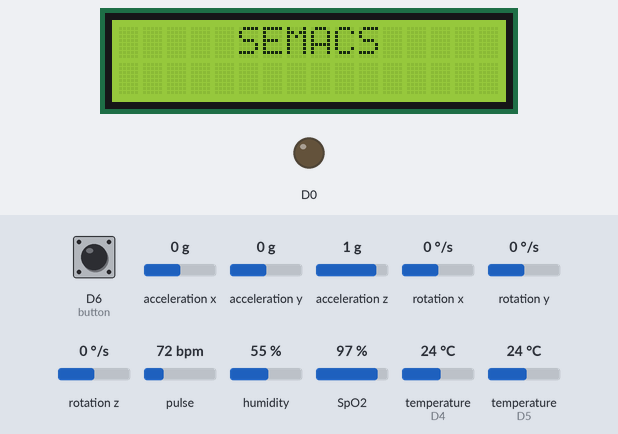
The sketch below on a simulated ESP8266 (NodeMCU). On the bench: 16×2 character LCD, output pins drawn as LEDs (lit = HIGH). Inputs (shaded band) come from the test bench; at power-on: pulse 72 bpm, SpO2 97 %, rotation x 0 °/s, D6 (button) LOW, acceleration x 0 g, acceleration y 0 g, acceleration z 1 g, rotation y 0 °/s, rotation z 0 °/s, humidity 55 %, temperature (sensors on D4, D5) 24 °C. WiFi joins after 1.5 s; servers stay silent unless stated; what the sketch prints to the serial monitor is not drawn.

Above: at 0.2 s.
3.9 s: pulse set to 42 bpm
17.9 s: SpO2 set to 80 %
At 20.7 s:
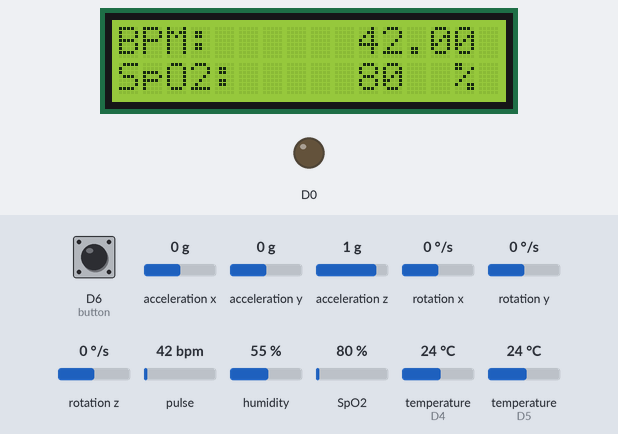
21.5 s: rotation x set to -18 °/s
32.9 s: rotation x set to -22 °/s
35.9 s: pulse set to 70 bpm
At 40.5 s:
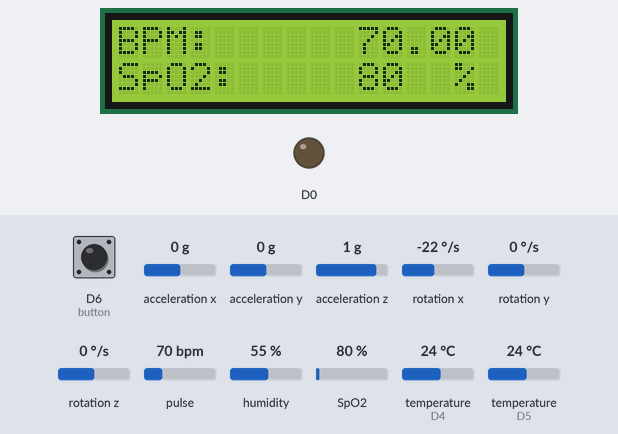
Timing chart, 0 to 42.0 s (numbered marks = the images above; inputs shaded):
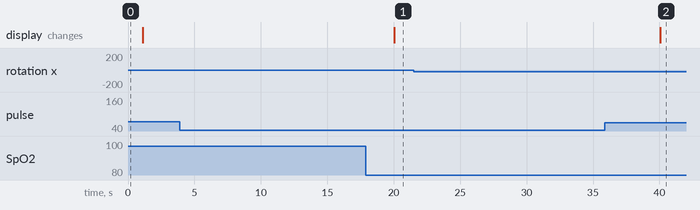

The sketch:

SEMACS_MAIN_CODE.ino
```cpp
#include <Wire.h>
#include "MAX30100_PulseOximeter.h"
#include <ESP8266WiFi.h>
#include <FirebaseESP8266.h>
#include "DHT.h"
#include <LiquidCrystal_I2C.h>
LiquidCrystal_I2C lcd(0x3F, 16, 2);
#include <OneWire.h>
#include <DallasTemperature.h>
#include <MPU6050_tockn.h>
#include <Wire.h>

MPU6050 mpu6050(Wire);

#define DHTTYPE DHT11
#define DHTPIN 14 //D5 pin
#define DS18B20 2 //D4 pin
#define REPORTING_PERIOD_MS1 20000

#define FIREBASE_HOST "****"  //Firebase Project URL goes here without "http:" , "\" and "/"
#define FIREBASE_AUTH "***" //Firebase Database Secret goes here

#define WIFI_SSID "****" //WiFi SSID to which you want NodeMCU to connect
#define WIFI_PASSWORD "****"  //Password of your wifi network

FirebaseData firebaseData;

DHT dht(DHTPIN, DHTTYPE);;

PulseOximeter pox;

float temp, humidity, BPM, SpO2, bodytemperature;
uint32_t tsLastReport1 = 0;
uint32_t tsLastReport2 = 0;
long timer = 0;
long sleep_timer_start, sleep_timer_end;
float x, y, z;
int activate, interrupt, interrupt_sleep_timer, total_sleep, total_light_sleep, light_sleep, interrupt_timer = 0;
const int button = 12;
int buttonState = 0;
int help_counter = 0;
int e = 0;
int  resolution = 12;
unsigned long lastTempRequest = 0;
int  delayInMillis = 0;
float temperature = 0.0;
int  idle = 0;

OneWire oneWire(DS18B20);
DallasTemperature sensors(&oneWire);
DeviceAddress tempDeviceAddress;

void setup()
{
  Serial.begin(115200);
  sensors.begin();
  sensors.getAddress(tempDeviceAddress, 0);
  sensors.setResolution(tempDeviceAddress, resolution);

  sensors.setWaitForConversion(false);
  sensors.requestTemperatures();
  delayInMillis = 750 / (1 << (12 - resolution));
  lastTempRequest = millis();

  Wire.setClock(400000UL);
  pinMode(button, INPUT);
  pinMode(16, OUTPUT);
  dht.begin();
  Wire.begin(D2, D1);
  lcd.begin();
  lcd.backlight();
  lcd.setCursor(5, 0);
  lcd.print("SEMACS");
  delay(1000);
  lcd.clear();
  //pox.begin();
  WiFi.begin(WIFI_SSID, WIFI_PASSWORD); //try to connect with wifi
  Serial.print("Connecting to ");
  Serial.print(WIFI_SSID);


  while (WiFi.status() != WL_CONNECTED) {
    Serial.print(".");
    delay(500);
  }


  Serial.println();
  Serial.print("Connected to ");
  Serial.println(WIFI_SSID);
  Serial.print("IP Address is : ");
  Serial.println(WiFi.localIP()); //print local IP address
  Firebase.begin(FIREBASE_HOST, FIREBASE_AUTH);   // connect to firebase

  Firebase.reconnectWiFi(true);
  pox.begin();
  mpu6050.begin();
}

void loop()
{
  if (millis() - lastTempRequest >= 1000)
  {
    temperature = sensors.getTempCByIndex(0);
    temp = dht.readTemperature();
    humidity = dht.readHumidity();

    Serial.print("Body Temperature: ");
    Serial.println(temperature);
    Serial.print("Room Temperature: ");
    Serial.print(temp);
    Serial.println("°C");
    Serial.print("Room Humidity: ");
    Serial.print(humidity);
    Serial.println("%");
    Serial.println(" ");

    buttonState = digitalRead(button);
    if (buttonState == HIGH) {
      help_counter++;
    }

    idle = 0;
    resolution++;
    if (resolution > 12) resolution = 9;
    sensors.setResolution(tempDeviceAddress, resolution);
    sensors.requestTemperatures();
    delayInMillis = 750 / (1 << (12 - resolution));
    lastTempRequest = millis();
  }
  delay(1);
  idle++;

  pox.update();

  if (millis() - tsLastReport1 > REPORTING_PERIOD_MS1)
  {
    pox.shutdown();
    BPM = pox.getHeartRate();
    SpO2 = pox.getSpO2();

    Serial.print("Heart rate:");
    Serial.print(BPM);
    Serial.print(" SpO2:");
    Serial.print(SpO2);
    Serial.println(" %");

    lcd.clear();
    lcd.setCursor(0, 0);
    lcd.print("BPM: ");
    lcd.setCursor(10, 0);
    lcd.print(pox.getHeartRate());
    lcd.setCursor(0, 1);
    lcd.print("SpO2:");
    lcd.setCursor(10, 1);
    lcd.print(pox.getSpO2());
    lcd.setCursor(14, 1);
    lcd.print("%");

    tsLastReport1 = millis();

    if (help_counter >= 1){
      e = 1;
      Firebase.setInt(firebaseData, "Emergency Call/State", e);
      help_counter = 0;
    }
    else{
      e = 0;
      Firebase.setInt(firebaseData, "Emergency Call/State", e);
    }

    Firebase.setFloat(firebaseData, "sensor/HeartBeat", BPM);
    Firebase.setInt(firebaseData, "sensor/SpO2", SpO2);
    Firebase.setFloat(firebaseData, "Body Parameters/Body Temperature", temperature);
    Firebase.setInt(firebaseData, "Peripherals/Room Temperature", temp);
    Firebase.setString(firebaseData, "Peripherals/Room humidity", String(humidity));
    Firebase.setInt(firebaseData, "Gyro/Sleep", sleep_timer_start);
    Firebase.setInt(firebaseData, "Gyro/Interrupt", interrupt);
    Firebase.setInt(firebaseData, "Gyro/Total Sleep", total_light_sleep / 60);
    pox.resume();
  }

  if (millis() - timer > 1000) {
    mpu6050.update();
    x = mpu6050.getGyroX();
    y = mpu6050.getGyroY();
    z = mpu6050.getGyroZ();

    if (activate == 0) { // first sleep confirmation
      if ((x <= 20 || x >= -20) && (y <= 20 || y >= -20) && (z <= 20 || z >= -20)) {
        sleep_timer_start = millis() / 1000 - sleep_timer_end;
        Serial.print("sleep_timer_start: ");
        Serial.print(sleep_timer_start);
        Serial.println(",");
        if (sleep_timer_start == 30) {
          activate = 1;
        }
      }
      if ((x >= 20 || x <= -20) || (y >= 20 || y <= -20) || (z >= 20 || z <= -20)) {
        sleep_timer_end = (millis() / 1000);
        Serial.print("sleep_timer_end: ");
        Serial.print(sleep_timer_end);
        Serial.println(",");
      }
    }

    if (activate == 1) { // sleeping mode
      Serial.print("Sleep Mode Duration: ");
      Serial.print(light_sleep);
      Serial.println(",");
      light_sleep = (millis() / 1000) - sleep_timer_end; //Calculate sleep time

      if ((x >= 20 || x <= -20) || (y >= 20 || y <= -20) || (z >= 20 || z <= -20)) {
        interrupt_sleep_timer = (millis() / 1000) - sleep_timer_end;
        interrupt = interrupt + 1;
        Serial.print("Interrupt Counter: ");
        Serial.println(interrupt);
      }

      if ((millis() / 1000) - sleep_timer_end - interrupt_sleep_timer > 90) {
        interrupt = 0;
      }

      if ((millis() / 1000) - sleep_timer_end - interrupt_sleep_timer <= 90) {
        if (interrupt >= 5) {
          sleep_timer_end = (millis() / 1000);
          if (light_sleep >= 45) {
            total_light_sleep = total_light_sleep + light_sleep;
            Serial.print("Total sleep: ");
            Serial.print(total_light_sleep / 60);
            Serial.println(",");
          }
          activate = 0;
          interrupt = 0;
          //deep_sleep = 0;
          light_sleep = 0;
          interrupt_sleep_timer = 0;
          //interrupt_for_deep_sleep = 0;
          Serial.println("All Params set to 0");
          Serial.println("_____x_____x_____x_____");
        }
      }
    }
    timer = millis();
  }
}
```

Measured:
- after the input at 3.9 s, every drawn part: stays the same
- after the input at 17.9 s, the display: changes after 2.1 s (image 1)
- after the input at 21.5 s, every drawn part: stays the same
- after the input at 32.9 s, every drawn part: stays the same
- after the input at 35.9 s, the display: changes after 4.2 s (image 2)
